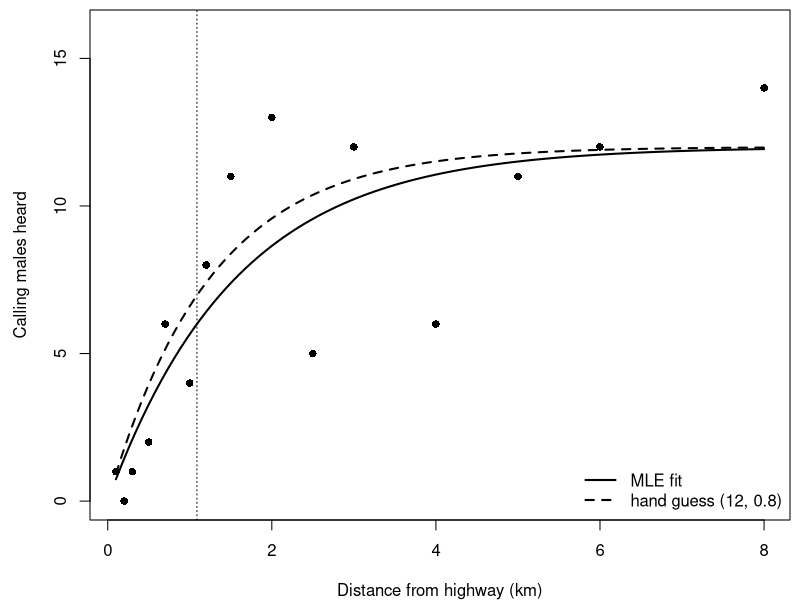

This figure's R source:
## ---- chunk 1
knitr::opts_chunk$set(echo = TRUE, warning = FALSE, message = FALSE,
                       fig.width = 6, fig.height = 3.5)

chorus_data <- read.csv("../../data/FrogChorus.csv")
log_fact <- sum(lfactorial(chorus_data$males))
## ---- chunk 2
dist_km <- chorus_data$dist_km
males <- chorus_data$males

nll_mono <- function(par, y, d) {
  lambda <- par[1] * (1 - exp(-par[2] * d))
  -sum(dpois(y, lambda = lambda, log = TRUE))
}

nll_mono_nc <- function(par, y, d) {
  lambda <- par[1] * (1 - exp(-par[2] * d))
  sum(lambda - y * log(lambda))
}

nll_mono(c(10, 1), males, dist_km)
nll_mono_nc(c(10, 1), males, dist_km)
## ---- chunk 3
start <- c(12, 0.8)
nll_mono(start, males, dist_km)

fit <- optim(start, nll_mono, y = males, d = dist_km)
fit$par
fit$value
fit$convergence
## ---- chunk 4
starts <- list(c(10, 1), c(14, 0.5), c(15, 2), c(12, 0.2))
t(sapply(starts, function(s) round(optim(s, nll_mono, y = males, d = dist_km)$par, 3)))
## ---- chunk 5
par(mar = c(4, 4.5, 0.5, 0.5))
plot(dist_km, males, pch = 16, xlab = "Distance from highway (km)",
     ylab = "Calling males heard", ylim = c(0, 16))
curve(fit$par[1] * (1 - exp(-fit$par[2] * x)), add = TRUE, lwd = 2)
curve(start[1] * (1 - exp(-start[2] * x)), add = TRUE, lwd = 2, lty = 2)
abline(v = log(2) / fit$par[2], lty = 3)
legend("bottomright", c("MLE fit", "hand guess (12, 0.8)"),
       lwd = 2, lty = c(1, 2), bty = "n")
## ---- chunk 6
lambda_hat <- mean(males)
nll_null <- -sum(dpois(males, lambda_hat, log = TRUE))
c(lambda_hat = lambda_hat, nll_null = nll_null,
  nll_null_nc = nll_null - log_fact, difference = nll_null - fit$value)
## ---- chunk 7
nll_mm <- function(par, y, d) {
  -sum(dpois(y, lambda = par[1] * d / (par[2] + d), log = TRUE))
}
fit_mm <- optim(c(15, 1), nll_mm, y = males, d = dist_km)
round(c(a = fit_mm$par[1], b = fit_mm$par[2], nll = fit_mm$value,
        diff = fit_mm$value - fit$value), 3)
